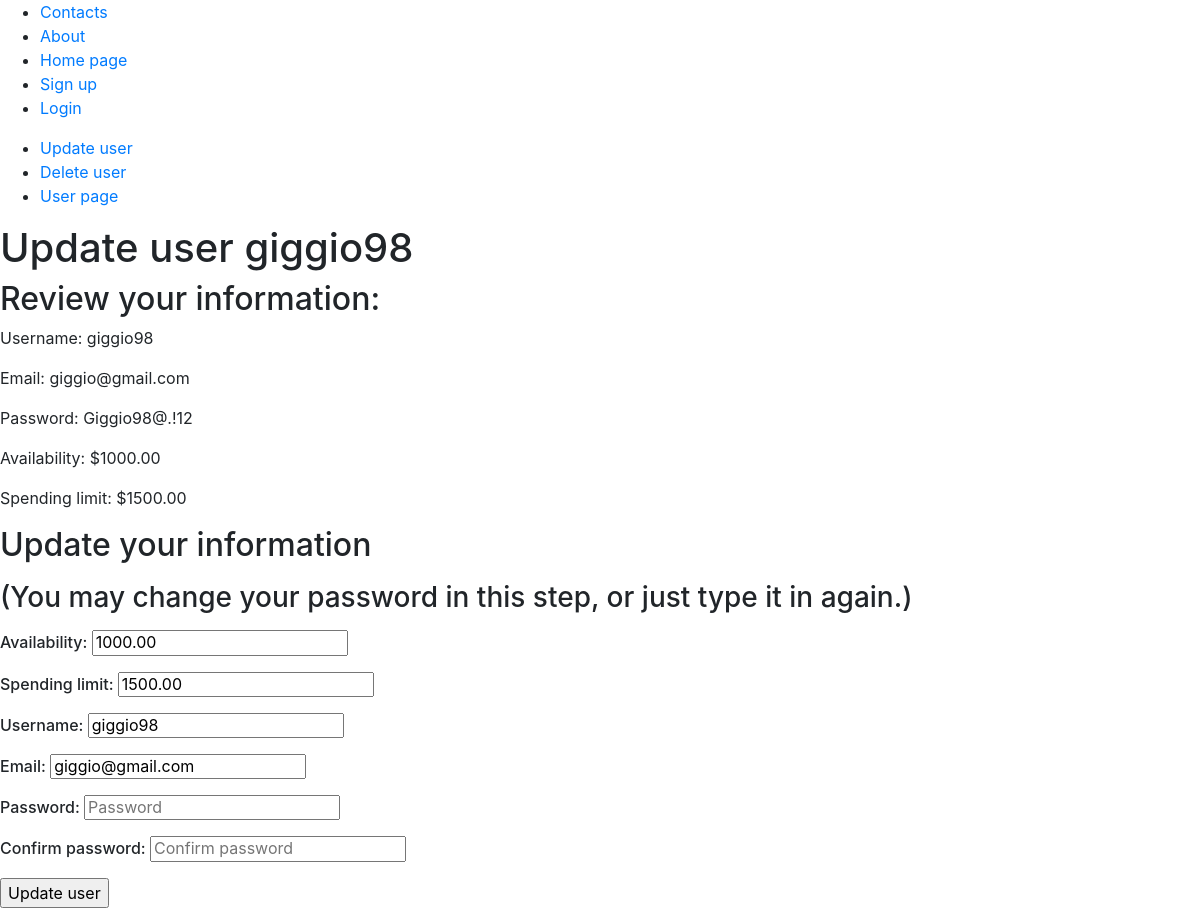
Page /user/giggio98/update on the committed database.
### members/models.py (models this page shows, shortened)
class Member(models.Model):
    username = models.CharField(max_length=256, validators=[MinLengthValidator(8)])
    email = models.EmailField(max_length=256)
    password = models.CharField(max_length=512, validators=[MinLengthValidator(8)])
    availability = models.DecimalField(max_digits=10000, decimal_places=2)
    spendable = models.DecimalField(max_digits=10000, decimal_places=2, db_column='spending')

### members/views.py (the view)
# urls.py: path('user/<str:username>/update', update_member_view, name='update_member_view'),     # user.views
def update_member_view(request, username):
    obj = get_object_or_404(Member, username=username)
    if request.method == "POST":
        form = Member.objects.filter()
        if form.is_valid():
            form.save()
            return redirect(reverse('updatemember', kwargs={'username': username}))
        else:
            print("Invalid form.")
    else:
        form = MemberForm(instance=obj)
    context = {
        "obj": obj,
        "form": form
    }
    return render(request, "member/update_member.html", context)

### templates/member/update_member.html (shortened to what this page needs)
{% extends 'html/base.html' %}
{% block body_content %}
{% include 'html/navbar.html' %}
{% include 'html/user_ops.html' %}
<h1>Update user {{ obj.username }}</h1>
<h2>Review your information:</h2>
<p>Username: {{ obj.username }}</p>
<p>Email: {{ obj.email }}</p>
<p>Password: {{ obj.password }}</p>
<p>Availability: ${{ obj.availability }}</p>
<p>Spending limit: ${{ obj.spendable }}</p>
<p>
    <h2>Update your information</h2>
</p>
<p>
    <h3>(You may change your password in this step, or just type it in again.)</h3>
</p>
<form action='updatemember' method="POST">{% csrf_token %}
    <p>
        <h6> Availability: {{ form.availability }} </h6>
    </p>
    <p>
        <h6> Spending limit: {{ form.spendable }} </h6>
    </p>
    <p>
        <h6> Username: {{ form.username }} </h6>
    </p>
    <p>
        <h6> Email: {{form.email }} </h6>
    </p>
    <p>
        <h6> Password: {{ form.password }} </h6>
    </p>
    <p>
        <h6> Confirm password: {{ form.confirm_password }} </h6>
    </p>
    <input type="submit" value="Update user" />
</form>
{% endblock %}

### rows in the picture
Member: username "giggio98", email "giggio@gmail.com", password "Giggio98@.!12", availability "1000.00", spendable "1500.00"
